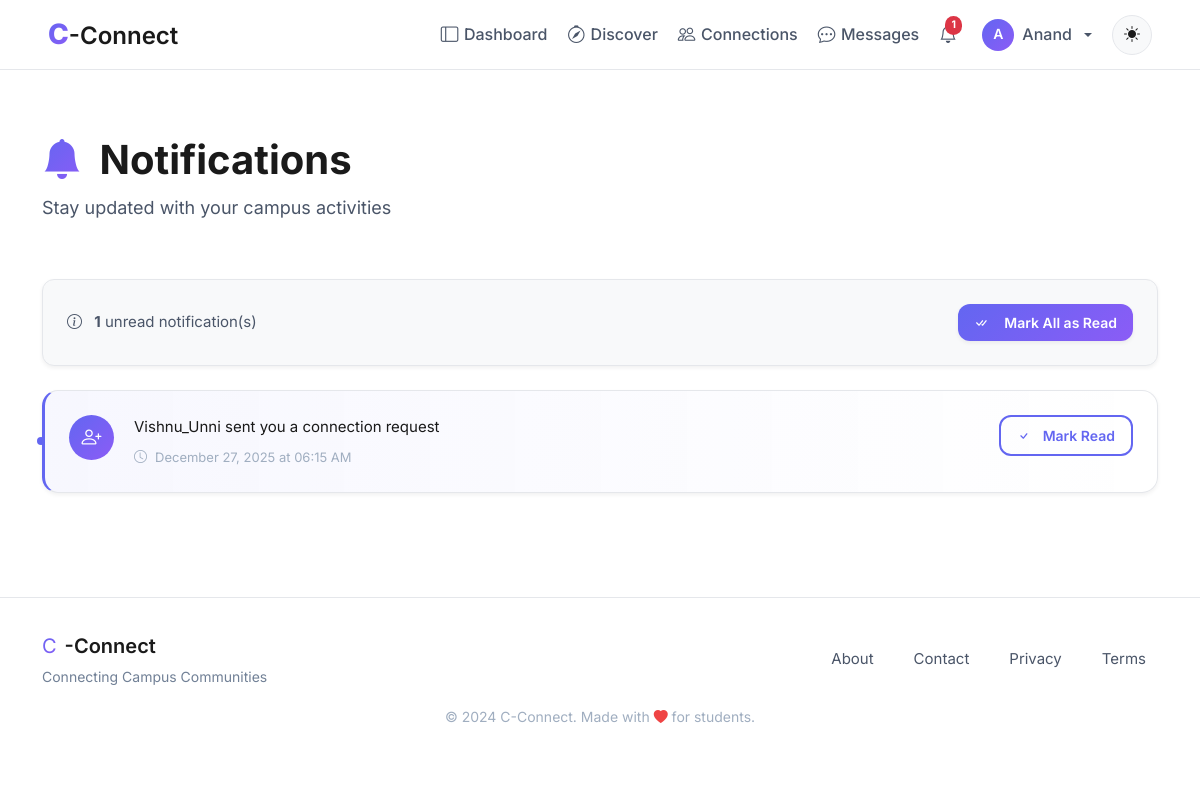
Page /notifications_list (signed in) on the earlier database version.
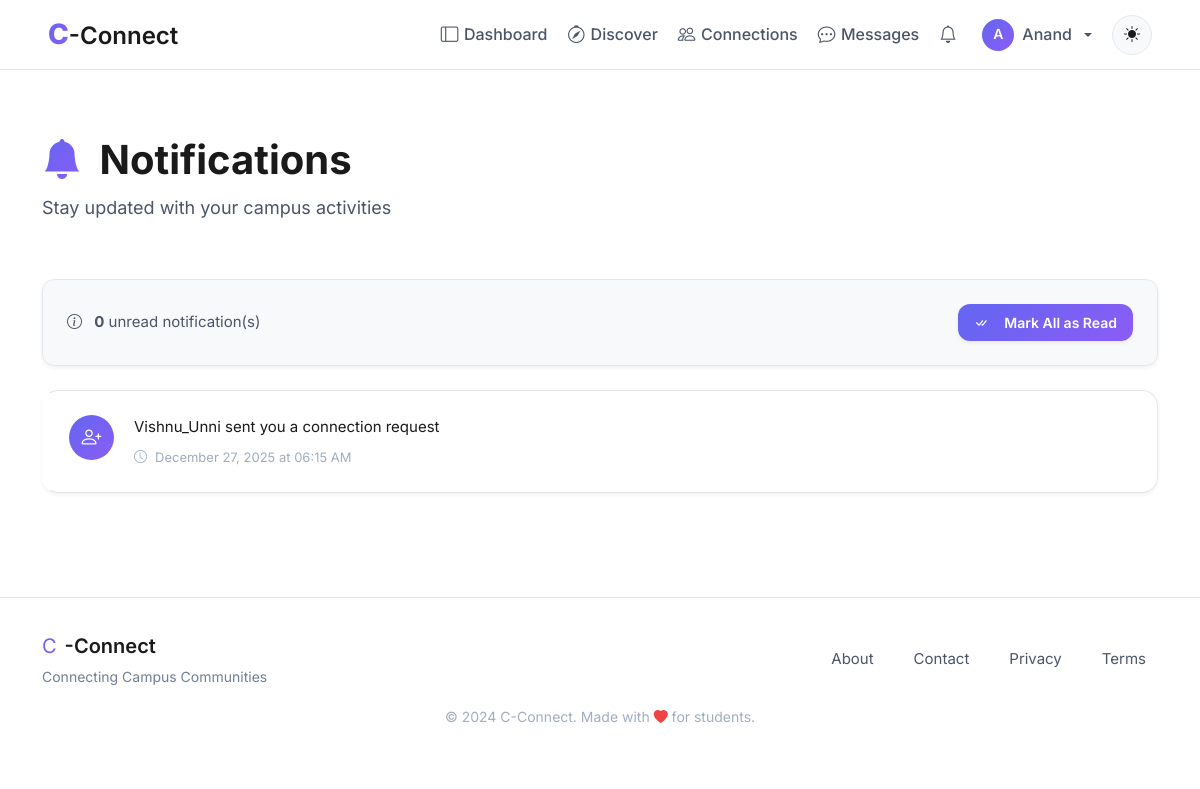
Same page on the later database version.
### models.py (models this page shows, shortened)
class User(UserMixin, db.Model):
    id = db.Column(db.Integer, primary_key=True, autoincrement=True)  # Unique identifier
    username = db.Column(db.String(100), nullable=False)  # Name of the user (later can add this unique if needed)
    email = db.Column(db.String(120), nullable=False, unique=True)  # Email of the user
    password = db.Column(db.String(200), nullable=False)  # Passwords not hashed yet (done in setup_db.py)
    created_at = db.Column(db.DateTime, default=db.func.now())  # Timestamp of account creation
    last_login = db.Column(db.DateTime, nullable=True)  # Timestamp of last login
    pass

class Notification(db.Model):
    id = db.Column(db.Integer, primary_key=True, autoincrement=True)
    user_id = db.Column(db.Integer, db.ForeignKey('user.id'), nullable=False)
    sender_id = db.Column(db.Integer, db.ForeignKey('user.id'), nullable=True)
    type = db.Column(db.String(30), nullable=False, default='general')
    ref_id = db.Column(db.Integer, nullable=True, index=True)  # ID of post/connection/etc
    message = db.Column(db.String(255), nullable=False)
    is_read = db.Column(db.Boolean, default=False)
    created_at = db.Column(db.DateTime, default=db.func.now())
    user = db.relationship('User', foreign_keys=[user_id], backref='notifications')
    sender = db.relationship('User', foreign_keys=[sender_id])

### blueprints/notifications/routes.py (the view)
@notifications.route('/notifications_list')
@login_required
def notifications_list():
    notifs = Notification.query.filter_by(user_id=current_user.id) \
                .order_by(Notification.created_at.desc()) \
                .all()
    return render_template('notifications/notif_list.html', notifs=notifs)

### app.py (called while the page is built)
def create_app():
    app = Flask(__name__, instance_relative_config=True) #db path inside the instance/ folder always resolves correctly
    app.config.from_object('config.Config')
    @app.context_processor
    def utility_processor():
        return dict(to_ist=to_ist)
    try:
        os.makedirs(app.instance_path)
    except OSError:
        pass
    register_extensions(app)
    register_security_headers(app)
    register_blueprints(app)
    register_errorhandlers(app)
    configure_logging(app)
    register_daily_cleanup(app)
    register_profilevisit_cleanup(app)
    return app

### blueprints/auth/__init__.py (called while the page is built)
@login_manager.user_loader
def load_user(user_id):
    from models import User  # Importing User model for querying  (import here to avoid circular imports)
    return User.query.get(int(user_id))

@auth.after_app_request
def add_header(response):
    if current_user.is_authenticated and request.blueprint == 'auth':
        response.headers['Cache-Control'] = 'no-store, no-cache, must-revalidate, post-check=0, pre-check=0, max-age=0'
        response.headers['Pragma'] = 'no-cache'
        response.headers['Expires'] = '-1'
    return response

### factory_helpers.py (called while the page is built, shortened)
def register_security_headers(app):
    @app.after_request
    def set_secure_headers(response):
        response.headers['Content-Security-Policy'] = (
            "default-src 'self'; "
            "img-src 'self' data: blob: https:; "# Allow external images
            "style-src 'self' 'unsafe-inline' https:; "# ADD https: for CDNs
            "script-src 'self' 'unsafe-inline' https:; "# ADD https: for JS
            "font-src 'self' https: data:; "# Google Fonts
            "connect-src 'self' https:;"  # ← ADD https: for CDNs/maps
        )
        response.headers['X-Content-Type-Options'] = 'nosniff'
        response.headers['X-Frame-Options'] = 'DENY'
        response.headers['Referrer-Policy'] = 'strict-origin-when-cross-origin'
        response.headers['Permissions-Policy'] = 'geolocation=(), microphone=()'
        return response

def to_ist(utc_dt):
    ist = pytz.timezone('Asia/Kolkata')
    return utc_dt.replace(tzinfo=pytz.utc).astimezone(ist)

def register_profilevisit_cleanup(app):
    last_cleanup = {'t': 0}
    @app.before_request
    def cleanup_visits():
        now = time.time()
        if now - last_cleanup['t'] < 3600:  # run once every hour
            return

### blueprints/notifications/templates/notifications/notif_list.html (shortened to what this page needs)
{% extends "base.html" %}
{% block body %}
<div class="container py-4">
    <div class="notifications-header animate-on-scroll">
        <h1 class="notifications-title">
            <i class="bi bi-bell-fill me-2" style="background: linear-gradient(135deg, var(--primary-color), var(--accent-color)); -webkit-background-clip: text; -webkit-text-fill-color: transparent;"></i>
            Notifications
        </h1>
        <p class="notifications-subtitle">Stay updated with your campus activities</p>
    </div>
    {% if notifs %}
    <div class="notifications-actions glass-card animate-on-scroll">
        <div class="notif-stats">
            <i class="bi bi-info-circle me-2"></i>
            <strong>{{ notifs | selectattr("is_read", "equalto", False) | list | length }}</strong> unread notification(s)
        </div>
        <form method="POST" action="{{ url_for('notifications.mark_all_read') }}">
            <button class="btn btn-primary-custom btn-sm">
                <i class="bi bi-check-all me-2"></i>Mark All as Read
            </button>
        </form>
    </div>
    {% endif %}
    <div class="notifications-list">
        {% if notifs %}
            {% for n in notifs %}
            <div class="notif-item glass-card animate-on-scroll {{ '' if n.is_read else 'unread' }}">
                <div class="notif-content">
                    <div class="notif-icon">
                        <i class="bi bi-{{ 'person-plus' if 'connection' in n.message.lower() else 'bell' }}"></i>
                    </div>
                    <div class="notif-body">
                        <div class="notif-message">{{ n.message }}</div>
                        <div class="notif-time">
                            <i class="bi bi-clock"></i>
                            {{ to_ist(n.created_at).strftime('%B %d, %Y at %I:%M %p') }}
                        </div>
                    </div>
                    {% if not n.is_read %}
                    <div class="notif-actions">
                        <a href="{{ url_for('notifications.mark_read', notif_id=n.id) }}" class="btn btn-outline-custom btn-sm">
                            <i class="bi bi-check"></i>
                            <span class="d-none d-md-inline ms-1">Mark Read</span>
                        </a>
                    </div>
                    {% endif %}
                </div>
            </div>
            {% endfor %}
        {% endif %}
    </div>
</div>
{% endblock %}

### templates/base.html (shortened to what this page needs)
<!DOCTYPE html>
<html lang="en">
<head>
    <link rel="stylesheet" href="https://cdn.jsdelivr.net/npm/bootstrap-icons@1.11.1/font/bootstrap-icons.css">
    <link href="https://cdn.jsdelivr.net/npm/bootstrap@5.3.2/dist/css/bootstrap.min.css" rel="stylesheet">
    <link rel="stylesheet" href="{{ url_for('static', filename='css/global.css') }}">
</head>
<body>
    <nav class="navbar navbar-expand-lg navbar-glass fixed-top">
        <div class="container-fluid px-lg-5 px-3">
            <a class="navbar-brand" href="{{ url_for('main.home') }}">
                <span class="brand-c">C</span><span class="brand-connect">-Connect</span>
            </a>
            <div class="collapse navbar-collapse" id="navbarNav">
                <ul class="navbar-nav ms-auto align-items-lg-center gap-1">
                    {% if current_user.is_authenticated %}
                        <li class="nav-item">
                            <a class="nav-link" href="{{ url_for('main.dashboard') }}">
                                <i class="bi bi-layout-sidebar"></i>Dashboard
                            </a>
                        </li>
                        <li class="nav-item">
                            <a class="nav-link" href="{{ url_for('main.search_page') }}">
                                <i class="bi bi-compass"></i>Discover
                            </a>
                        </li>
                        <li class="nav-item">
                            <a class="nav-link" href="{{ url_for('connections.connections_home') }}">
                                <i class="bi bi-people"></i>Connections
                            </a>
                        </li>
                        <li class="nav-item">
                            <a class="nav-link" href="{{ url_for('main.messages') }}">
                                <i class="bi bi-chat-dots"></i>Messages
                            </a>
                        </li>
                        <li class="nav-item position-relative">
                            <a class="nav-link" href="{{ url_for('notifications.notifications_list') }}">
                                <i class="bi bi-bell"></i>
                                {% set unread = current_user.notifications | selectattr("is_read", "equalto", False) | list %}
                                {% if unread|length > 0 %}
                                <span class="badge bg-danger rounded-pill">{{ unread|length }}</span>
                                {% endif %}
                            </a>
                        </li>
                        <li class="nav-item dropdown">
                            <a class="nav-link dropdown-toggle d-flex align-items-center gap-2" href="#" role="button" data-bs-toggle="dropdown">
                                <div style="width: 32px; height: 32px; border-radius: 50%; background: linear-gradient(135deg, var(--primary-color), var(--accent-color)); display: flex; align-items: center; justify-content: center; color: white; font-weight: 600; font-size: 0.875rem;">
                                    {{ current_user.username[0].upper() }}
                                </div>
                                <span class="d-none d-lg-inline">{{ current_user.username }}</span>
                            </a>
                        </li>
                    {% endif %}
                    <li class="nav-item ms-lg-2">
                        <button class="btn-theme-toggle" id="themeToggle" aria-label="Toggle theme">
                            <i class="bi bi-sun-fill" id="themeIcon"></i>
                        </button>
                    </li>
                </ul>
            </div>
        </div>
    </nav>
    <main class="main-content">
        {% block body %}{% endblock %}
    </main>
    <footer class="footer-glass">
        <div class="container">
            <div class="row align-items-center">
                <div class="col-md-6 text-center text-md-start mb-3 mb-md-0">
                    <div class="d-flex align-items-center justify-content-center justify-content-md-start gap-2">
                        <span class="brand-c" style="font-size: 1.25rem;">C</span>
                        <span class="brand-connect" style="font-size: 1.25rem;">-Connect</span>
                    </div>
                    <p class="footer-tagline mb-0">Connecting Campus Communities</p>
                </div>
                <div class="col-md-6">
                    <div class="d-flex justify-content-center justify-content-md-end gap-3 flex-wrap">
                        <a href="{{ url_for('main.about') }}" class="footer-link">About</a>
                        <a href="{{ url_for('main.contact') }}" class="footer-link">Contact</a>
                        <a href="#" class="footer-link">Privacy</a>
                        <a href="#" class="footer-link">Terms</a>
                    </div>
                </div>
            </div>
            <div class="row mt-3">
                <div class="col text-center">
                    <small class="text-muted">
                        &copy; 2024 C-Connect. Made with <i class="bi bi-heart-fill" style="color: var(--danger-color);"></i> for students.
                    </small>
                </div>
            </div>
        </div>
    </footer>
</body>
</html>

### static/css/global.css (style rules this page uses)
* { margin: 0; padding: 0; box-sizing: border-box; }
:root { --bg-primary: #ffffff; --bg-secondary: #f8f9fa; --bg-tertiary: #f1f3f5; --bg-glass: rgba(255, 255, 255, 0.9); --bg-glass-hover: rgba(255, 255, 255, 0.95); --text-primary: #1a1a1a; --text-secondary: #4a5568; --text-tertiary: #718096; --text-muted: #a0aec0; --primary-color: #6366f1; --primary-hover: #4f46e5; --primary-light: #818cf8; --accent-color: #8b5cf6; --accent-hover: #7c3aed; --success-color: #10b981; --warning-color: #f59e0b; --danger-color: #ef4444; --info-color: #3b82f6; --border-color: #e5e7eb; --border-radius-sm: 8px; --border-radius-md: 12px; --border-radius-lg: 16px; --border-radius-xl: 24px; --shadow-xs: 0 1px 2px rgba(0, 0, 0, 0.05); --shadow-sm: 0 2px 4px rgba(0, 0, 0, 0.06); --shadow-md: 0 4px 12px rgba(0, 0, 0, 0.08); --shadow-lg: 0 8px 24px rgba(0, 0, 0, 0.12); --shadow-xl: 0 12px 40px rgba(0, 0, 0, 0.15); --transition-fast: 150ms ease; --transition-base: 250ms ease; --transition-slow: 350ms ease; --nav-height: 70px; }
body { font-family: 'Inter', -apple-system, BlinkMacSystemFont, 'Segoe UI', Roboto, sans-serif; font-size: 16px; line-height: 1.6; color: var(--text-primary); background: var(--bg-primary); transition: background var(--transition-base), color var(--transition-base); overflow-x: hidden; }
h1, h2, h3, h4, h5, h6 { font-weight: 700; line-height: 1.3; color: var(--text-primary); }
h1 { font-size: 2.5rem; }
.navbar-glass { background: var(--bg-glass); backdrop-filter: blur(20px); -webkit-backdrop-filter: blur(20px); border-bottom: 1px solid var(--border-color); padding: 0.75rem 0; transition: all var(--transition-base); height: var(--nav-height); }
.navbar-brand { font-size: 1.5rem; font-weight: 800; color: var(--text-primary); transition: transform var(--transition-fast); }
.brand-c { background: linear-gradient(135deg, var(--primary-color), var(--accent-color)); -webkit-background-clip: text; -webkit-text-fill-color: transparent; background-clip: text; font-size: 1.75rem; }
.brand-connect { color: var(--text-primary); font-weight: 600; }
.nav-link { color: var(--text-secondary); font-weight: 500; padding: 0.5rem 1rem; border-radius: var(--border-radius-sm); transition: all var(--transition-fast); position: relative; }
.nav-link i { margin-right: 0.35rem; font-size: 1.1rem; }
.btn-theme-toggle { background: var(--bg-secondary); border: 1px solid var(--border-color); color: var(--text-primary); width: 40px; height: 40px; border-radius: 50%; display: flex; align-items: center; justify-content: center; transition: all var(--transition-base); cursor: pointer; }
.btn { padding: 0.625rem 1.5rem; border-radius: var(--border-radius-md); font-weight: 600; font-size: 0.9375rem; transition: all var(--transition-base); border: none; cursor: pointer; display: inline-flex; align-items: center; justify-content: center; gap: 0.5rem; }
.btn-primary-custom { background: linear-gradient(135deg, var(--primary-color), var(--accent-color)); color: white; box-shadow: var(--shadow-sm); }
.btn-sm { padding: 0.5rem 1rem; font-size: 0.875rem; }
.glass-card { background: var(--bg-glass); backdrop-filter: blur(20px); -webkit-backdrop-filter: blur(20px); border: 1px solid var(--border-color); border-radius: var(--border-radius-lg); box-shadow: var(--shadow-sm); transition: all var(--transition-base); }
.main-content { min-height: calc(100vh - var(--nav-height) - 200px); padding-top: var(--nav-height); }
.animate-on-scroll { opacity: 80; transform: translateY(30px); transition: all 0.6s ease; }
.animate-on-scroll.animate-in { opacity: 1; transform: translateY(0); }
.fade-in { animation: fadeIn 0.6s ease; }
.footer-glass { background: var(--bg-glass); backdrop-filter: blur(20px); border-top: 1px solid var(--border-color); padding: 2rem 0; margin-top: 4rem; }
.footer-tagline { color: var(--text-tertiary); font-size: 0.875rem; margin-top: 0.25rem; }
.footer-link { color: var(--text-secondary); text-decoration: none; margin: 0 0.75rem; font-size: 0.9375rem; transition: color var(--transition-fast); }
.text-muted { color: var(--text-muted) !important; }

Differences in the rows shown:
changed Notification "Vishnu_Unni sent you a connection request": no longer shows "Mark Read"
Other differences:
{{ notifs | selectattr("is_read", "equalto", False) | list | length }}: "1" → "0"
{{ unread|length }}: "1" → (not shown)
